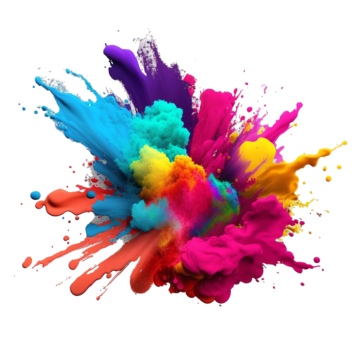
#> input picture Image Process/colours.png, 360 x 360 px, found by its file name
$ python main.py
#> lines starting #> are read from the running program, lines starting #| are printed output that depends on the picture
from PIL import Image, ImageFilter, ImageOps

img = Image.new('RGB', (400, 400), (255, 0, 0))
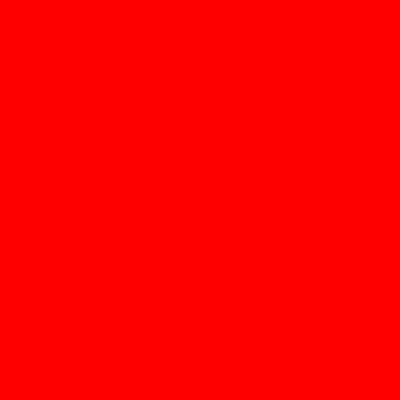
#> img: PIL image 400x400 RGB; mean R, G, B 255, 0, 0
img.show()
try:
    im = Image.open('Image Process/colours.png')
#> im is the input picture: PIL image 360x360 RGBA; mean R, G, B, A 58.9, 37.3, 45.4, 90.1
except FileNotFoundError:
    print("Error: 'colours.png' not found.")
else:
    print(f"Format: {im.format}")
#| Format: PNG
    print(f"Size: {im.size}")
#| Size: (360, 360)
    print(f"Mode: {im.mode}")
#| Mode: RGBA

    filterd = im.filter(ImageFilter.BLUR)
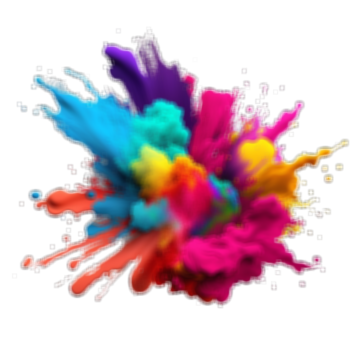
#> filterd: PIL image 360x360 RGBA; mean R, G, B, A 58.9, 37.3, 45.4, 90.1; transparent parts drawn white
    filterd.save('blurred.png', 'PNG')

    print("Blurred image saved as 'blurred.png'.")
